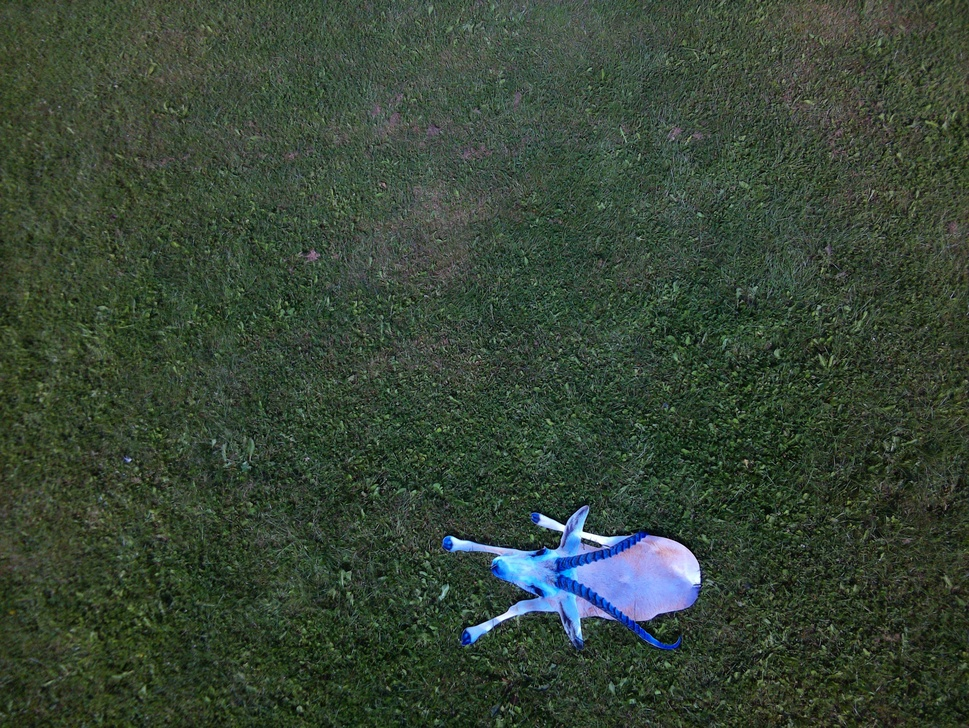
#> input picture Training Data/antelope/antelope1.jpg, 969 x 728 px, shrunk from 3280 x 2464 before the run
$ python aerial_object_detection.py --image_path 'Training Data/antelope/antelope1.jpg'
#> lines starting #> are read from the running program, lines starting #| are printed output that depends on the picture; after the words box and inside, x2 and y2 are one past the last pixel; in counts of white or black regions, pixels touching at a corner belong together
import cv2
import numpy as np

def detect_multiple_objects(image_path: str, min_area: int = 500, output_path: str = 'multiple_objects_detected.jpg'):
    """
    Detects multiple objects in an image and draws bounding boxes around them.

    Args:
        image_path (str): The file path for the input image.
        min_area (int): Minimum contour area to consider as a valid object (default: 1000).
    """
#> called with image_path = 'Training Data/antelope/antelope1.jpg', min_area = 100, output_path = 'multiple_objects_detected.jpg'
    # 1. Load the image
    image = cv2.imread(image_path)
#> image is the input picture: shape (728, 969, 3); mean B, G, R 54.7, 69.9, 55.6
    if image is None:
        print(f"Error: Could not load image at {image_path}")
        return

    # --- Pre-processing ---

    # 2. Convert to grayscale and apply a blur to reduce noise
    gray = cv2.cvtColor(image, cv2.COLOR_BGR2GRAY)
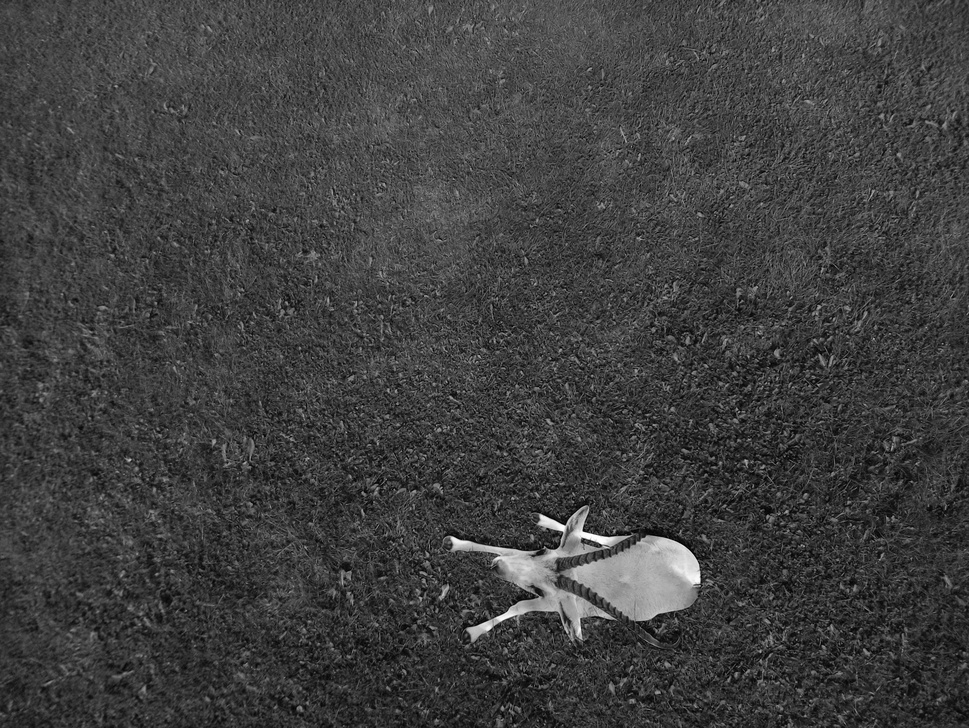
#> gray: shape (728, 969); min 0, max 254, mean 63.9
    blurred = cv2.GaussianBlur(gray, (5, 5), 0)

    # --- Detection using Edges and Contours ---

    # 3. Use the Canny algorithm to find prominent edges
    canny_edges = cv2.Canny(blurred, 50, 150)
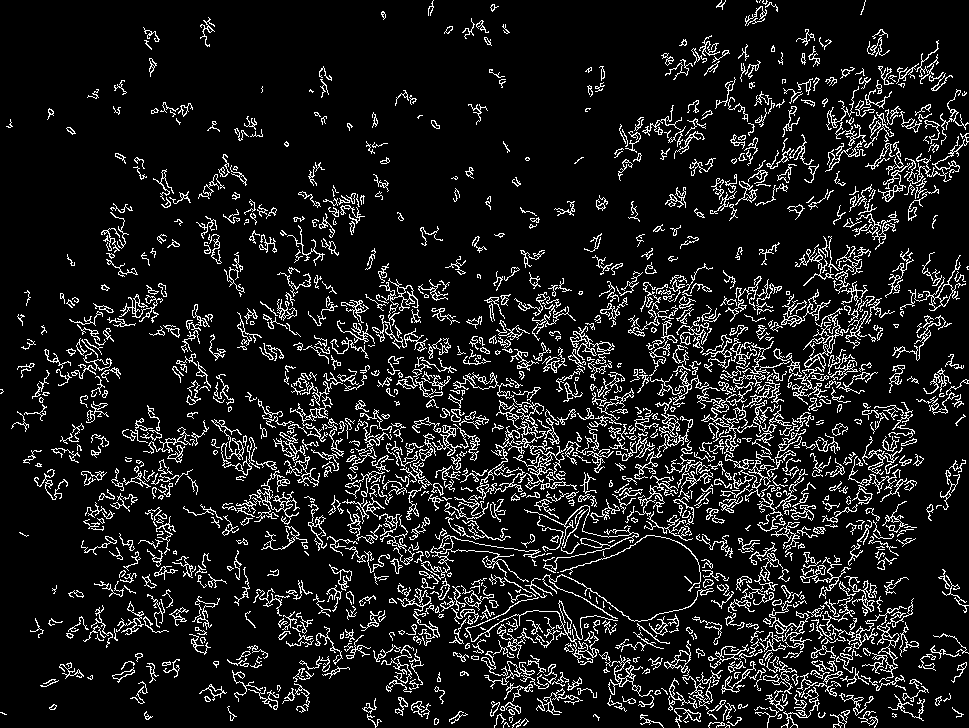
#> canny_edges: shape (728, 969); 10.8% white in thin lines or dots

    # 4. Find all contours from the edge map
    contours, _ = cv2.findContours(canny_edges.copy(), cv2.RETR_EXTERNAL, cv2.CHAIN_APPROX_SIMPLE)
#> contours = 1246 contours, 779 with area under 20; largest, box (x1, y1, x2, y2) and area: (421, 535, 545, 582) 494, (476, 400, 560, 500) 476, (792, 308, 849, 405) 462, (701, 373, 784, 470) 323, (900, 255, 966, 311) 320

    if not contours:
        print("No contours were found. Detection failed.")
        return

    # 5. Filter contours by area to find valid objects
    valid_objects = []
    for contour in contours:
        area = cv2.contourArea(contour)
        if area > min_area:
            valid_objects.append(contour)
#> this loop made 1246 passes
#> area on passes 5, 8, 20: 20, 51.5, 20.5
#> after the loop, valid_objects = 45 contours; largest, box (x1, y1, x2, y2) and area: (421, 535, 545, 582) 494, (476, 400, 560, 500) 476, (792, 308, 849, 405) 462, (701, 373, 784, 470) 323, (900, 255, 966, 311) 320

    if not valid_objects:
        print(f"No objects found with area greater than {min_area} pixels.")
        return

    print(f"Found {len(valid_objects)} objects")
#| Found 45 objects

    # --- Output Generation ---

    # 6. Draw bounding boxes for all valid objects
    output_image = image.copy()

    for i, contour in enumerate(valid_objects):
        # Calculate the bounding rectangle for each contour
        x, y, w, h = cv2.boundingRect(contour)

        # Draw the bounding box with a different color for each object
        color = (0, 255, 0) if i == 0 else (255, 0, 0) if i == 1 else (0, 0, 255)
        cv2.rectangle(output_image, (x, y), (x + w, y + h), color, 3)

        # Add object number label
        cv2.putText(output_image, f"Object {i+1}", (x, y-10),
                   cv2.FONT_HERSHEY_SIMPLEX, 0.7, color, 2)

        print(f"Object {i+1}: Bounding box at ({x}, {y}) with size {w}x{h}")
#> this loop made 45 passes
#> (x, y, w, h, color) on passes 1 to 12: (484, 661, 38, 28, (0, 255, 0)), (605, 655, 48, 42, (255, 0, 0)), (664, 640, 27, 36, (0, 0, 255)), (847, 606, 60, 43, (0, 0, 255)), (877, 598, 37, 68, (0, 0, 255)), (465, 597, 134, 68, (0, 0, 255)), (769, 591, 43, 59, (0, 0, 255)), (461, 585, 21, 26, (0, 0, 255)), (844, 576, 33, 36, (0, 0, 255)), (800, 557, 51, 42, (0, 0, 255)), (421, 535, 124, 47, (0, 0, 255)), (524, 505, 115, 68, (0, 0, 255))
#| Object 1: Bounding box at (484, 661) with size 38x28
#| Object 2: Bounding box at (605, 655) with size 48x42
#| Object 3: Bounding box at (664, 640) with size 27x36
#| Object 4: Bounding box at (847, 606) with size 60x43
#| Object 5: Bounding box at (877, 598) with size 37x68
#| Object 6: Bounding box at (465, 597) with size 134x68
#| Object 7: Bounding box at (769, 591) with size 43x59
#| Object 8: Bounding box at (461, 585) with size 21x26
#> (further printed lines are left out)
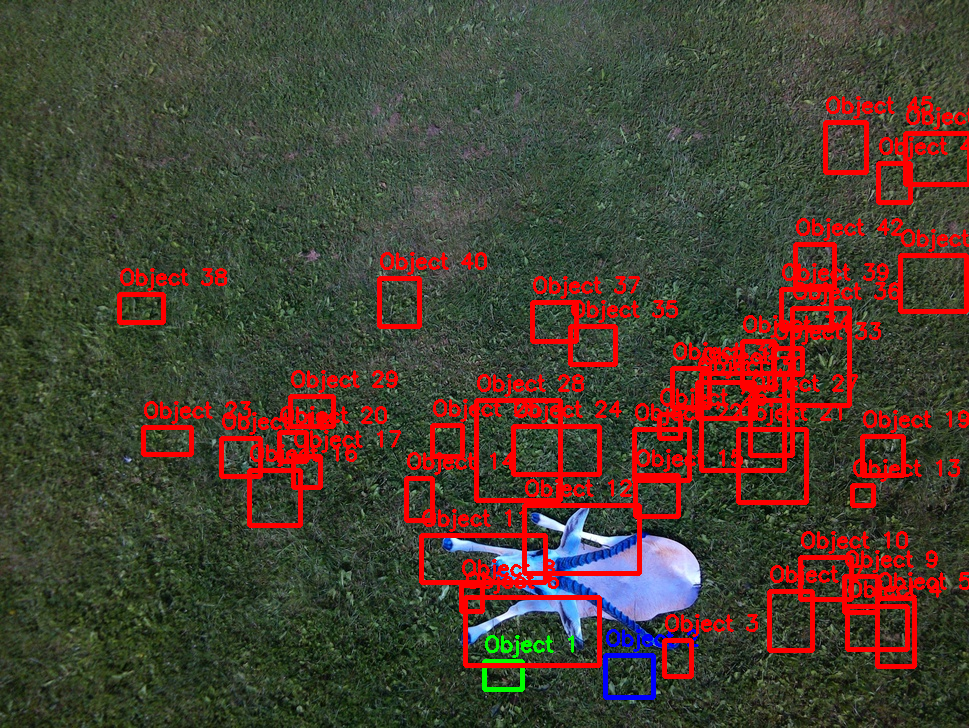
#> output_image: shape (728, 969, 3); 9.73% of pixels changed, all inside (x1, y1, x2, y2) = (117, 96, 969, 700)

    # 7. Save the final image
    cv2.imwrite(output_path, output_image)

    print("Detection complete! Check the output file: 'multiple_objects_detected.jpg'.")


if __name__ == '__main__':
    # Add system arguments to pass the file path.
    import argparse
    parser = argparse.ArgumentParser(description='Detect multiple objects in an image.')
    parser.add_argument('--image_path', type=str, required=True, help='Path to the input image')
    parser.add_argument('--min_area', type=int, default=100, help='Minimum area of the object to be detected')
    parser.add_argument('--output_path', type=str, default='multiple_objects_detected.jpg', help='Path to the output image')

    args = parser.parse_args()
    detect_multiple_objects(args.image_path, args.min_area, args.output_path)

$ run again, on Training Data/antelope/antelope11.jpg
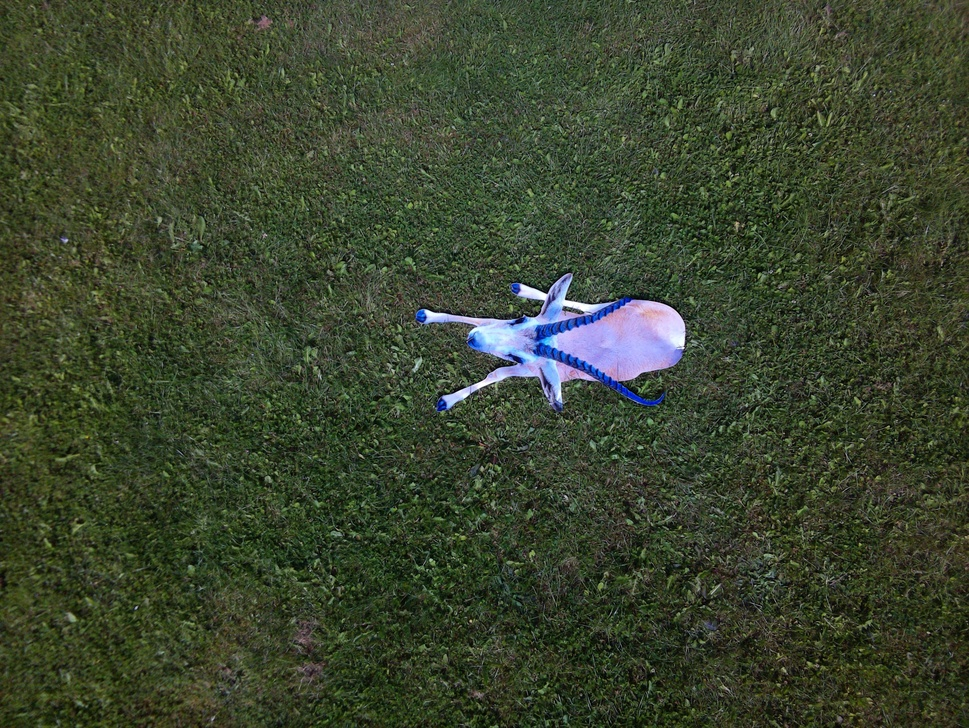
#> input picture Training Data/antelope/antelope11.jpg, 969 x 728 px, shrunk from 3280 x 2464 before the run
#> in detect_multiple_objects, image is the input picture: shape (728, 969, 3); mean B, G, R 46.9, 68.9, 59.1
#> in detect_multiple_objects, `canny_edges = cv2.Canny(blurred, 50, 150)`:
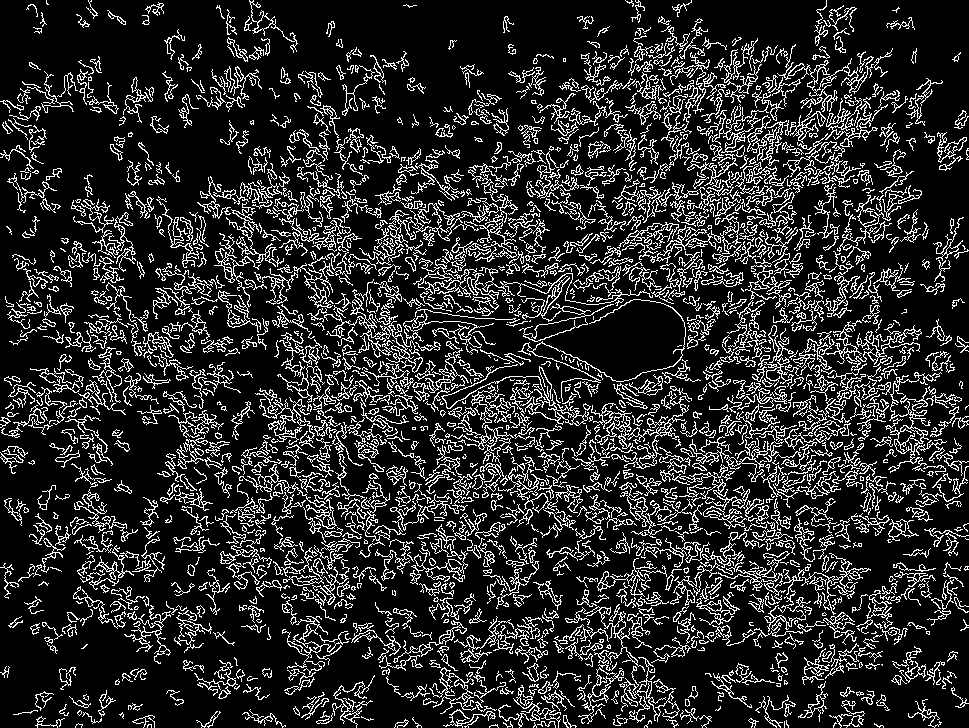
#> canny_edges: shape (728, 969); 16.7% white in thin lines or dots
#> contours = 1712 contours, 1032 with area under 20; largest, box (x1, y1, x2, y2) and area: (885, 372, 942, 473) 746, (591, 391, 690, 469) 711, (441, 364, 589, 426) 448, (578, 667, 624, 724) 426, (846, 323, 922, 371) 408
#> the loop in detect_multiple_objects, `for contour in contours:` made 1712 passes
#> area on passes 14, 18, 20: 24.5, 29.5, 33.5
#> after the loop in detect_multiple_objects, `for contour in contours:`: valid_objects = 112 contours; largest, box (x1, y1, x2, y2) and area: (885, 372, 942, 473) 746, (591, 391, 690, 469) 711, (441, 364, 589, 426) 448, (578, 667, 624, 724) 426, (846, 323, 922, 371) 408
#| Found 112 objects
#> the loop in detect_multiple_objects, `for i, contour in enumerate(valid_objects):` made 112 passes
#> (x, y, w, h, color) on passes 1 to 8: (798, 681, 30, 41, (0, 255, 0)), (333, 675, 42, 53, (255, 0, 0)), (578, 667, 46, 57, (0, 0, 255)), (429, 667, 47, 47, (0, 0, 255)), (522, 663, 17, 19, (0, 0, 255)), (899, 661, 27, 22, (0, 0, 255)), (621, 657, 59, 66, (0, 0, 255)), (712, 625, 44, 21, (0, 0, 255))
#> (printed output is left out)
#> after the loop in detect_multiple_objects, `for i, contour in enumerate(valid_objects):`:
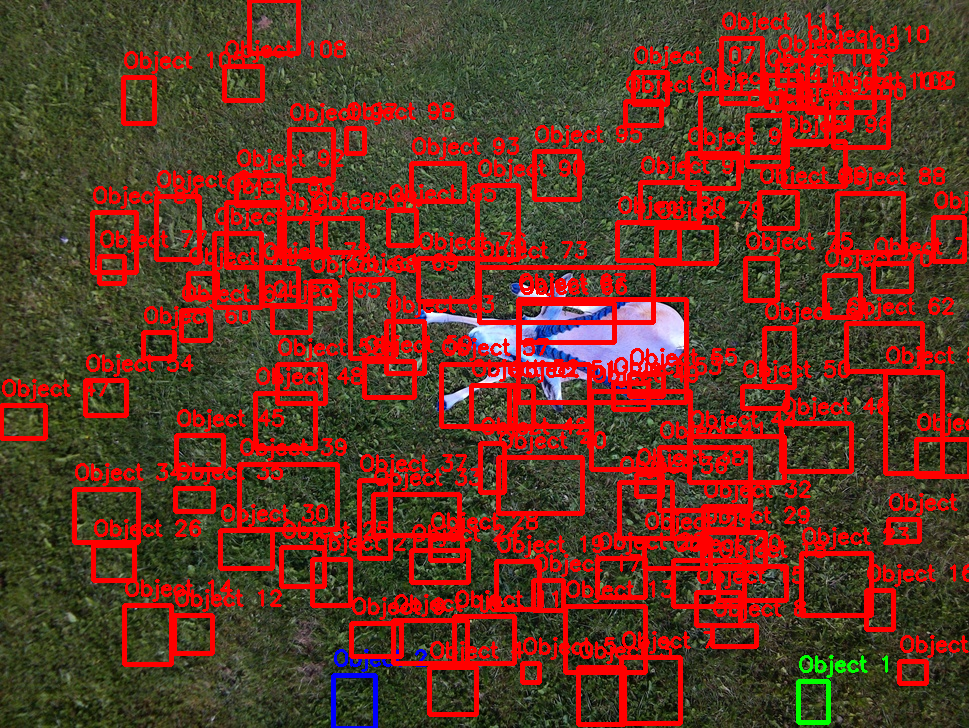
#> output_image: shape (728, 969, 3); mean B, G, R 35.6, 53, 104.5

$ run again, on Training Data/antelope/antelope13.jpg
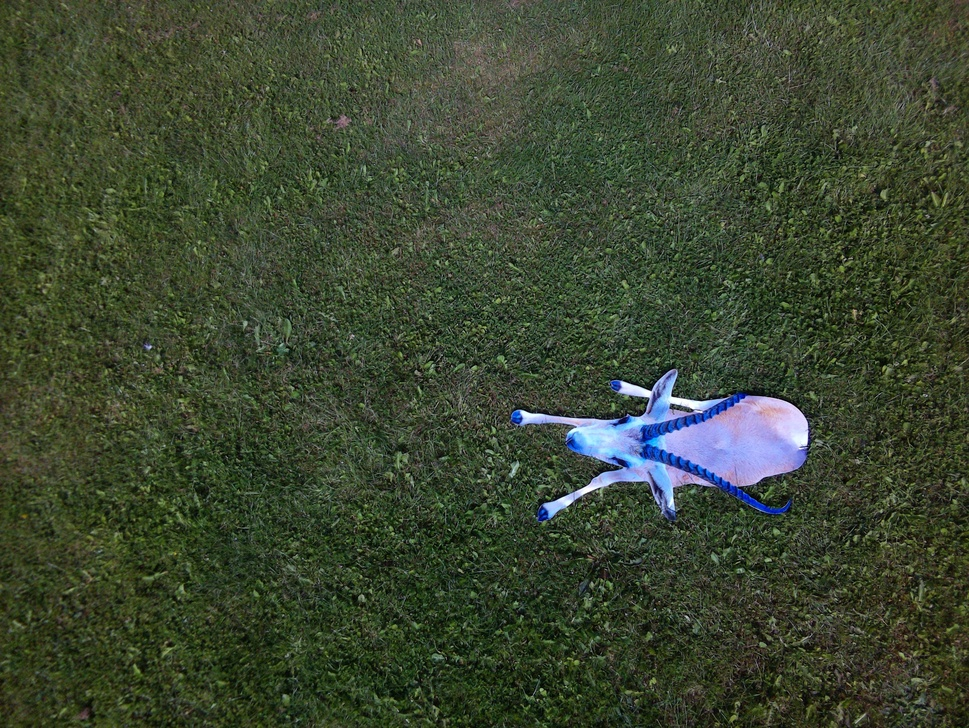
#> input picture Training Data/antelope/antelope13.jpg, 969 x 728 px, shrunk from 3280 x 2464 before the run
#> in detect_multiple_objects, image is the input picture: shape (728, 969, 3); mean B, G, R 49.4, 70.9, 60.1
#> in detect_multiple_objects, `canny_edges = cv2.Canny(blurred, 50, 150)`:
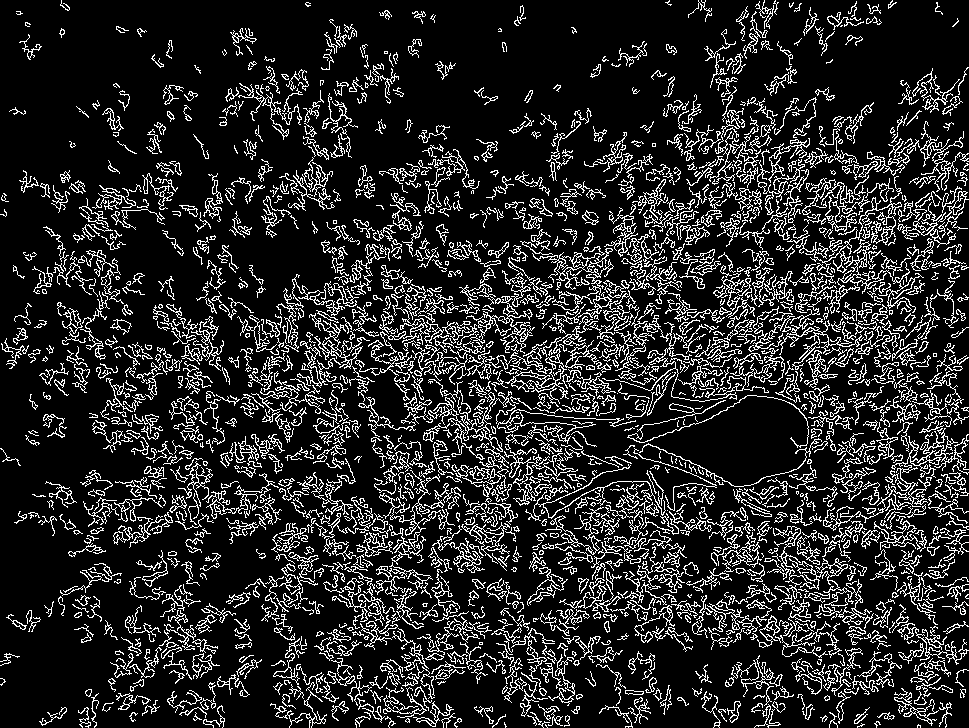
#> canny_edges: shape (728, 969); 15.7% white in thin lines or dots
#> contours = 1603 contours, 978 with area under 20; largest, box (x1, y1, x2, y2) and area: (787, 176, 924, 314) 943, (823, 428, 969, 531) 747, (532, 246, 614, 296) 632, (764, 526, 862, 616) 555, (489, 316, 598, 409) 493
#> the loop in detect_multiple_objects, `for contour in contours:` made 1603 passes
#> area on passes 14, 22, 25: 25.5, 26, 24.5
#> after the loop in detect_multiple_objects, `for contour in contours:`: valid_objects = 99 contours; largest, box (x1, y1, x2, y2) and area: (787, 176, 924, 314) 943, (823, 428, 969, 531) 747, (532, 246, 614, 296) 632, (764, 526, 862, 616) 555, (489, 316, 598, 409) 493
#| Found 99 objects
#> the loop in detect_multiple_objects, `for i, contour in enumerate(valid_objects):` made 99 passes
#> (x, y, w, h, color) on passes 1 to 8: (727, 701, 14, 22, (0, 255, 0)), (413, 701, 41, 26, (255, 0, 0)), (116, 693, 35, 17, (0, 0, 255)), (894, 692, 45, 34, (0, 0, 255)), (383, 687, 44, 31, (0, 0, 255)), (270, 682, 57, 46, (0, 0, 255)), (435, 669, 30, 11, (0, 0, 255)), (327, 658, 45, 48, (0, 0, 255))
#> (printed output is left out)
#> after the loop in detect_multiple_objects, `for i, contour in enumerate(valid_objects):`:
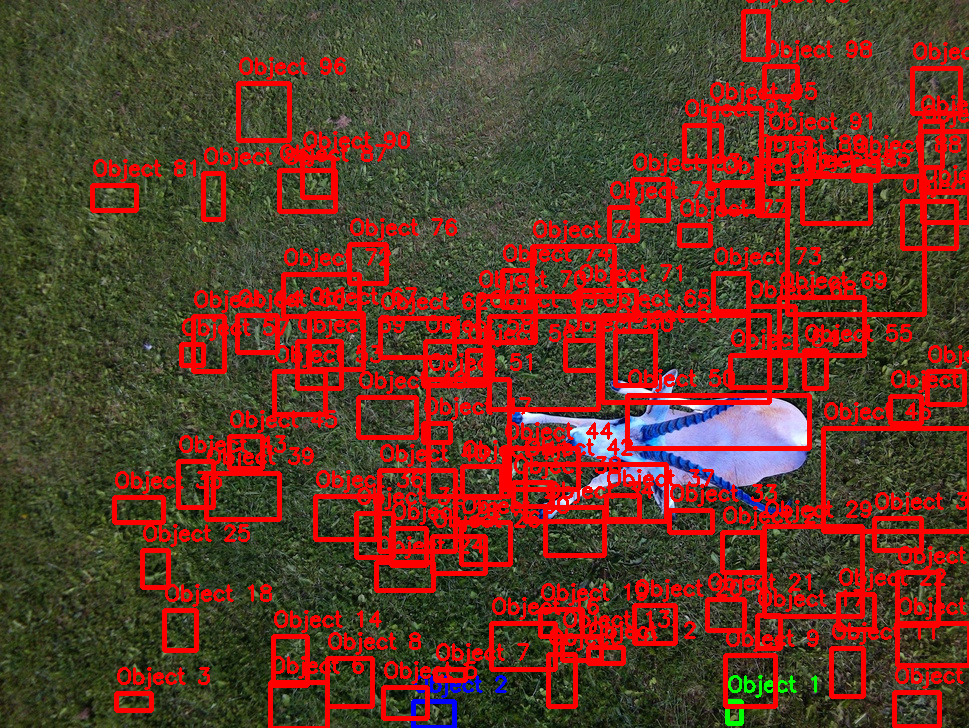
#> output_image: shape (728, 969, 3); mean B, G, R 39.8, 57.1, 99.6
